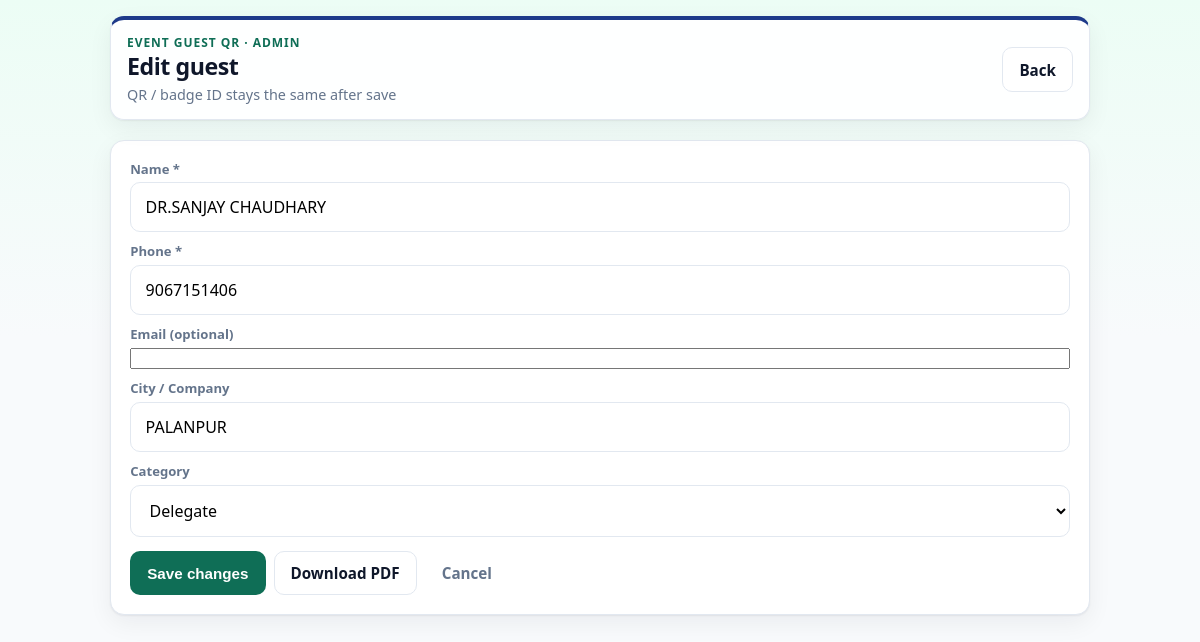
Screenshot of /guest/523/edit (signed in) with the database file from the repository.
### tables this page shows
CREATE TABLE guests (
            id INTEGER PRIMARY KEY AUTOINCREMENT,
            name TEXT NOT NULL,
            email TEXT NOT NULL,
            phone TEXT NOT NULL,
            meal TEXT NOT NULL,
            table_no TEXT NOT NULL,
            token TEXT NOT NULL UNIQUE,
            arrived INTEGER NOT NULL DEFAULT 0,
            arrived_at TEXT,
            lunch_claimed INTEGER NOT NULL DEFAULT 0,
            claimed_at TEXT,
            pdf_sent INTEGER NOT NULL DEFAULT 0,
            pdf_sent_at TEXT
        , dinner_claimed INTEGER NOT NULL DEFAULT 0, dinner_claimed_at TEXT, email_acked INTEGER NOT NULL DEFAULT 0, email_acked_at TEXT, specialty TEXT DEFAULT '', city TEXT DEFAULT '', designation TEXT DEFAULT '');

### app.py (the view, shortened to what this page needs)
@app.route("/guest/<int:guest_id>/edit", methods=["GET", "POST"])
@admin_required
def guest_edit(guest_id: int):
    guest = get_guest_by_id(guest_id)
    if guest is None:
        flash("Guest not found.", "bad")
        return redirect(url_for("home"))
    return render_template("guest_edit.html", guest=guest)

### app.py (called while the page is built, shortened)
def normalize_category(value: str | None) -> str:
    raw = (value or "").strip()
    if not raw:
        return "Delegate"
    mapped = CATEGORY_ALIASES.get(raw.lower())
    if mapped:
        return mapped
    for cat in CATEGORIES:
        if raw.lower() == cat.lower():
            return cat
    return "Delegate"

def get_db() -> sqlite3.Connection:
    conn = sqlite3.connect(DB_PATH)
    conn.row_factory = sqlite3.Row
    return conn

def admin_required(view):
    @wraps(view)
    def wrapped(*args, **kwargs):
        if not session.get("user"):
            return redirect(url_for("login", next=request.path))
        if session.get("role") != "admin":
            flash("Only admin can import guest data.", "bad")
            return redirect(url_for("home"))
        return view(*args, **kwargs)
    return wrapped

def get_guest_by_id(guest_id: int) -> sqlite3.Row | None:
    conn = get_db()
    guest = conn.execute(
        "SELECT * FROM guests WHERE id = ?", (guest_id,)
    ).fetchone()
    conn.close()
    return guest

def load_email_config() -> dict | None:
    resend_key = os.environ.get("RESEND_API_KEY", "").strip()
    env_user = os.environ.get("SMTP_USER", "").strip()
    env_pass = os.environ.get("SMTP_PASSWORD", "").strip().replace(" ", "")
    return None

def email_is_configured() -> bool:
    try:
        return load_email_config() is not None
    except Exception:  # noqa: BLE001
        return False

@app.context_processor
def inject_event():
    role = session.get("role")
    return {
        "event_name": EVENT_NAME,
        "event_date": EVENT_DATE,
        "event_venue": EVENT_VENUE,
        "email_ready": email_is_configured(),
        "staff_logged_in": bool(session.get("user")),
        "is_admin": role == "admin",
        "user_role": role,
        "categories": CATEGORIES,
        "category_colors": CATEGORY_COLORS,
        "normalize_category": normalize_category,
        "category_style": category_style,
    }

### templates/guest_edit.html (shortened to what this page needs)
{% extends "base.html" %}
{% block content %}
  <header class="app-header header-all">
    <div>
      <p class="brand">Event Guest QR · Admin</p>
      <h1>Edit guest</h1>
      <p class="sub">QR / badge ID stays the same after save</p>
    </div>
    <nav class="app-nav">
      <a class="btn secondary" href="{{ url_for('home', category=normalize_category(guest.designation)) }}">Back</a>
    </nav>
  </header>
  <div class="panel" style="margin-top: 0.75rem;">
    <form method="post" action="{{ url_for('guest_edit', guest_id=guest.id) }}" class="stack-form" style="display: grid; gap: 0.65rem;">
      <label class="field">
        <span class="field-label">Name *</span>
        <input type="text" name="name" value="{{ guest.name or '' }}" required autocomplete="name" />
      </label>
      <label class="field">
        <span class="field-label">Phone *</span>
        <input type="text" name="phone" value="{{ guest.phone or '' }}" required inputmode="tel" autocomplete="tel" />
      </label>
      <label class="field">
        <span class="field-label">Email (optional)</span>
        <input type="email" name="email" value="{{ guest.email or '' }}" autocomplete="email" />
      </label>
      <label class="field">
        <span class="field-label">City / Company</span>
        <input type="text" name="city" value="{{ guest.city or '' }}" />
      </label>
      <label class="field">
        <span class="field-label">Category</span>
        <select name="designation">
          {% for cat in categories %}
            <option value="{{ cat }}" {% if normalize_category(guest.designation) == cat %}selected{% endif %}>{{ cat }}</option>
          {% endfor %}
        </select>
      </label>
      <div style="display: flex; flex-wrap: wrap; gap: 0.5rem; margin-top: 0.25rem;">
        <button class="btn" type="submit">Save changes</button>
        <a class="btn secondary" href="{{ url_for('pdf_ticket', token=guest.token) }}">Download PDF</a>
        <a class="btn ghost" href="{{ url_for('home', category=normalize_category(guest.designation)) }}">Cancel</a>
      </div>
    </form>
  </div>
{% endblock %}

### static/style.css (style rules this page uses)
:root { --ink: #0f172a; --muted: #64748b; --line: #e2e8f0; --bg: #f8fafc; --card: #ffffff; --accent: #0f6e56; --accent-soft: #d1fae5; --glow-a: #ecfdf5; --glow-b: #f1f5f9; --warn: #c2410c; --warn-soft: #ffedd5; --bad: #be123c; --bad-soft: #ffe4e6; --ok: #047857; --ok-soft: #d1fae5; --shadow: 0 1px 2px rgba(15, 23, 42, 0.06), 0 8px 24px rgba(15, 23, 42, 0.06); --radius: 14px; }
* { box-sizing: border-box; }
html { -webkit-text-size-adjust: 100%; }
body { margin: 0; font-family: "Segoe UI", system-ui, -apple-system, sans-serif; color: var(--ink); background: linear-gradient(180deg, var(--glow-a) 0%, var(--bg) 42%); min-height: 100vh; }
a { color: var(--accent); text-decoration: none; }
.app-header { display: flex; justify-content: space-between; gap: 1rem; align-items: center; margin-bottom: 1.25rem; padding: 0.85rem 1rem; background: rgba(255, 255, 255, 0.92); border: 1px solid var(--line); border-top: 4px solid var(--accent); border-radius: var(--radius); backdrop-filter: blur(8px); box-shadow: var(--shadow); }
.app-header.header-all { border-top-color: #1e3a8a; }
.app-header .brand { margin: 0; font-size: 0.75rem; letter-spacing: 0.08em; text-transform: uppercase; color: var(--accent); font-weight: 700; }
.app-header h1 { margin: 0.15rem 0 0; font-size: clamp(1.15rem, 3vw, 1.45rem); line-height: 1.2; }
.app-header .sub { margin: 0.25rem 0 0; color: var(--muted); font-size: 0.9rem; }
.app-nav { display: flex; flex-wrap: wrap; gap: 0.45rem; }
.brand { font-size: 0.8rem; letter-spacing: 0.08em; text-transform: uppercase; color: var(--accent); font-weight: 700; margin: 0 0 0.3rem; }
h1 { margin: 0; font-size: clamp(1.4rem, 4vw, 1.9rem); line-height: 1.15; letter-spacing: -0.02em; }
.sub { margin: 0.4rem 0 0; color: var(--muted); line-height: 1.45; font-size: 0.95rem; }
.btn { display: inline-flex; align-items: center; justify-content: center; gap: 0.35rem; border: 1px solid transparent; border-radius: 10px; padding: 0.7rem 1rem; min-height: 44px; font-weight: 600; font-size: 0.95rem; cursor: pointer; text-decoration: none; background: var(--accent); color: #fff; touch-action: manipulation; }
.btn.secondary { background: #fff; color: var(--ink); border-color: var(--line); }
.btn.ghost { background: transparent; color: var(--muted); border-color: transparent; }
.panel { background: var(--card); border: 1px solid var(--line); border-radius: var(--radius); box-shadow: var(--shadow); padding: 1.15rem 1.2rem; margin-bottom: 1rem; }
.field { display: grid; gap: 0.3rem; }
.field-label { color: var(--muted); font-size: 0.82rem; font-weight: 700; }
input[type="text"], input[type="url"], input[type="password"], input[type="search"], input[type="file"], select { width: 100%; padding: 0.8rem 0.9rem; border: 1px solid var(--line); border-radius: 10px; font: inherit; font-size: 16px; background: #fff; }

### rows the page displays
guests: name "DR.SANJAY CHAUDHARY", phone "9067151406", city "PALANPUR", designation "Delegate"
